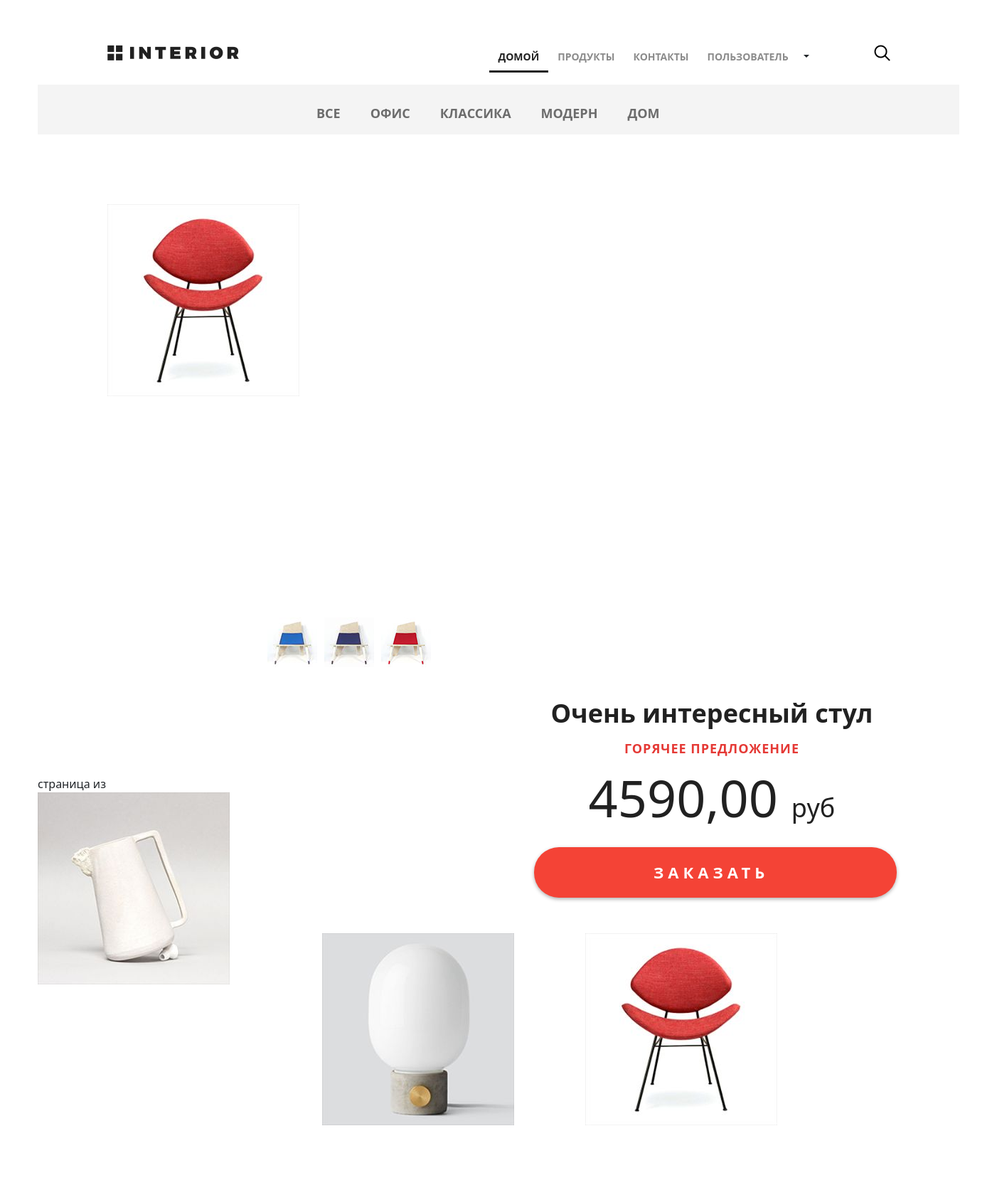
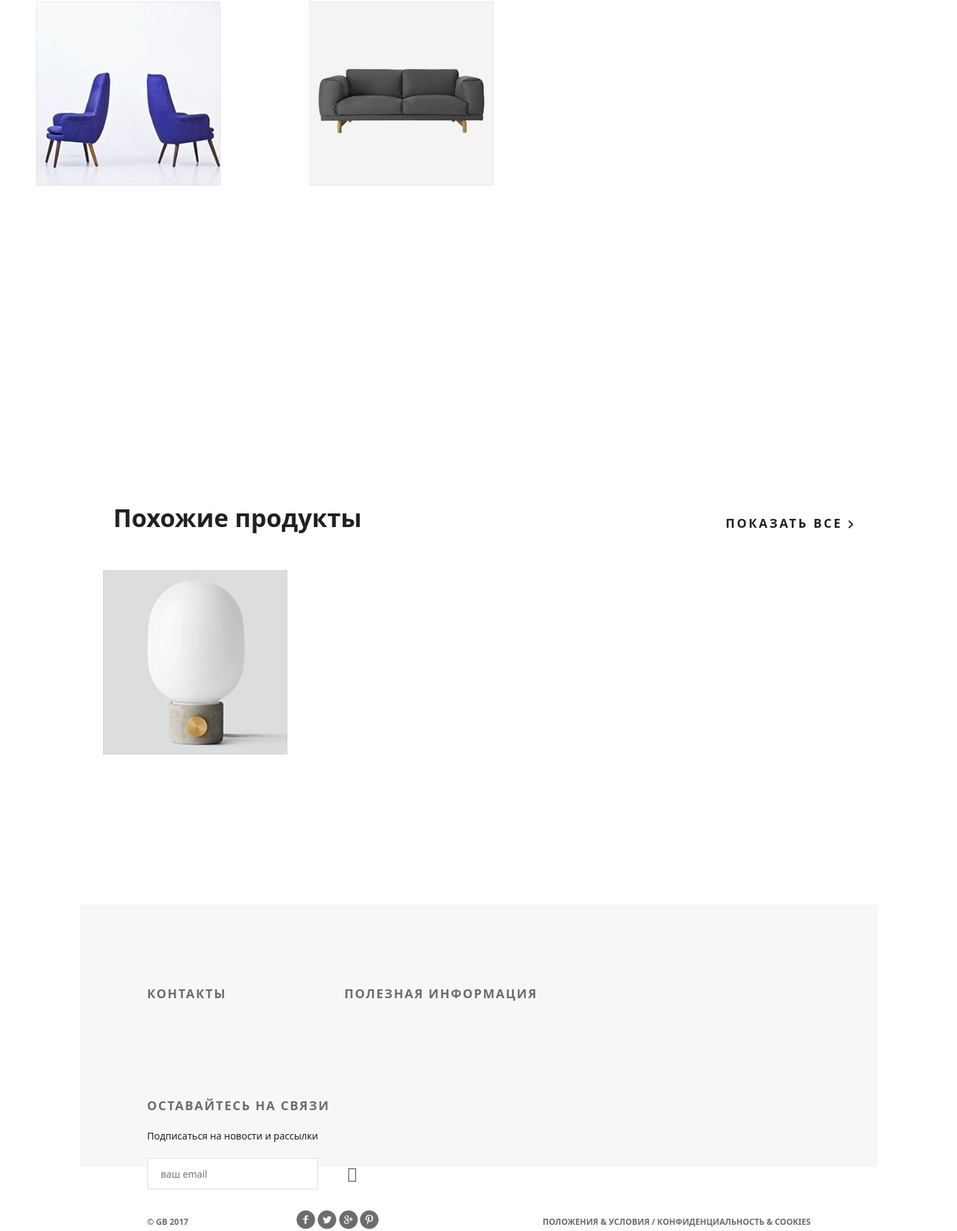
Screenshot of /products/ with the database file from the repository (2 pictures, top to bottom).
### mainapp/models.py (models this page shows, shortened)
class ProductCategory(models.Model):
    name = models.CharField(verbose_name='имя', max_length=64, unique=True)
    description = models.TextField(verbose_name='описание', blank=True)
    created = models.DateTimeField(auto_now_add=True)
    updated = models.DateTimeField(auto_now=True)
    is_active = models.BooleanField(default=True)

class Product(models.Model):
    category = models.ForeignKey(
        ProductCategory,
        on_delete=models.CASCADE,
    )
    name = models.CharField(
        verbose_name='имя продукта',
        max_length=128,
    )
    image = models.ImageField(
        upload_to='products_images',
        blank=True,
    )
    short_desc = models.CharField(
        verbose_name='короткое описание',
        max_length=60,
        blank=True,
    )
    description = models.TextField(
        verbose_name='описание',
        blank=True,
    )
    price = models.DecimalField(
        verbose_name='цена продукта',
        max_digits=8,
        decimal_places=2,
        default=0,
    )
    quantity = models.PositiveIntegerField(
        verbose_name='количество на складе',
        default=0,
    )
    is_active = models.BooleanField(default=True)

### mainapp/views.py (the view, shortened to what this page needs)
# urls.py: path('products/', include('mainapp.urls', namespace='products')),
@cache_page(3600)
def products(request, pk=None, page=1):
    title = 'каталог'
    links_menu = get_links_menu()
    hot_product = get_hot_product()
    same_products = get_same_products(hot_product)
    products = get_products()
    context = {
        'title': title,
        'links_menu': links_menu,
        'products': products,
        'hot_product': hot_product,
        'same_products': same_products,
    }
    return render(request, 'mainapp/products.html', context=context)

### mainapp/context_processors.py (called while the page is built)
def basket(request):
    print(f'context processor basket works')
    basket = []
    if request.user.is_authenticated:
        basket = Basket.objects.filter(user=request.user)
    return {
        'basket': basket,
    }

### mainapp/views.py (called while the page is built)
def get_links_menu():
    if settings.LOW_CACHE:
        key = 'links_menu'
        links_menu = cache.get(key)
        if links_menu is None:
            links_menu = ProductCategory.objects.filter(is_active=True)
            cache.set(key, links_menu)
        return links_menu
    else:
        return ProductCategory.objects.filter(is_active=True)

def get_products():
    if settings.LOW_CACHE:
        key = 'products'
        products = cache.get(key)
        if products is None:
            products = Product.objects.filter(is_active=True, category__is_active=True).select_related(
                'category').order_by('price')
            cache.set(key, products)
        return products
    else:
        return Product.objects.filter(is_active=True, category__is_active=True).select_related('category').order_by(
            'price')

def get_hot_product():
    products = get_products()
    return random.sample(list(products), 1)[0]

def get_same_products(hot_product):
    same_products = Product.objects.filter(category=hot_product.category).exclude(pk=hot_product.pk)
    return same_products

### mainapp/templates/mainapp/products.html (shortened to what this page needs)
{% extends 'geekshop/base.html' %}
{% load static %}
{% block css %}
<link rel="stylesheet" type="text/css" href="{% static '/mainapp/style.css' %}">
{% endblock %}
{% block content %}
		<div class="hero-white">
			<div class="header clearfix">
				{% include 'geekshop/includes/main_menu.html' %}
                <a href="#" class="basket"></a>
			</div>
		</div>
		<div class="details">
			<div class="links clearfix">
				<ul class="links-menu">
                    <li>
                        <a href="{% url 'products:category' 0 %}"
                           class="{% if request.resolver_match.kwargs.pk == 0 %}active{% endif %}">ВСЕ
                        </a>
                    </li>
					{% for link in links_menu %}
						<li>
                            <a href="{% url 'products:category' link.pk %}"
                               class="{% if request.resolver_match.kwargs.pk|add:'0' == link.pk %} active {% endif %}">
                                {{link.name}}
                            </a>
                        </li>
					{% endfor %}
				</ul>
			</div>
			<div class="details-products">
				<div class="details-slider">
					<div class="slider-product">
						<img src="{{ hot_product.image.url }}">
					</div>
					<div class="slider-control">
						<div class="block">
							<a href="#"><img src="{% static '/geekshop/img/controll.jpg' %}" alt="">
							</a>
						</div>
						<div class="block">
							<a href="#"><img src="{% static '/geekshop/img/controll1.jpg' %}" alt="">
							</a>
						</div>
						<div class="block">
							<a href="#"><img src="{% static '/geekshop/img/controll2.jpg' %}" alt="">
							</a>
						</div>
					</div>
				</div>
				<div class="description">
					<h3 class="big-bold">{{ hot_product.short_desc}}</h3>
					<h3 class="red">горячее предложение</h3>
					<p class="price"> {{ hot_product.price }} <span>руб</span></p>
					<a href="{% url 'mainapp:detail' pk=hot_product.pk %}" class="red-button">
						заказать
					</a>
				</div>
			</div>
                <div class="products_list">
                  <div class="title clearfix">
                  </div>
                  <div class="related-products clearfix">
                  <div class="paginator">
                      <span class="current">
                        страница {{ products.number }} из
                      </span>
                    </div>
                    {% for product in products %}
                      <div class="block">
                        <a href="{% url 'mainapp:detail' pk=product.pk %}">
                          <img src="/media/{{ product.image }}" alt="product">
                        </a>
                      </div>
                    {% endfor %}
                  </div>
			<div class="related">
				<div class="title clearfix">
					<h2>Похожие продукты</h2>
					<a class="explore" href="#">показать все <img src="img/arrow.png" alt=""></a>
				</div>
				<div class="related-products clearfix">
                    {% for product in same_products %}
                        <div class="block">
                            <a href="{% url 'mainapp:detail' pk=product.pk %}"><img src="/media/{{ product.image }}" alt="">
                            </a>
                        </div>
                    {% endfor %}
				</div>
			</div>
		</div>
{% endblock %}

### geekshop/static/geekshop/style.css (style rules this page uses)
* { margin: 0; padding: 0; }
body { font-family: 'Montserrat', sans-serif; }
html, body { height: 100%; }
.basket { display: block; width: 23px; height: 23px; background-image: url(img/basket.png); position: absolute; top: 63px; left: 1210px; width: 140px; }
.clearfix:after { content: ""; display: block; clear: both; }
.explore { text-transform: uppercase; color: #212121; font-size: 18px; font-weight: 700; line-height: 24px; text-align: center; float: right; margin-top: 138px; letter-spacing: 3px; text-decoration: none; }
.big-bold { color: #212121; font-size: 36px; font-weight: 700; text-align: left; margin-bottom: 24px; line-height: 36px; }
.title { height: 152px; margin-right: 15px; }
.title h2 { float: left; margin-top: 118px; color: #212121; font-size: 36px; font-weight: 700; text-align: left; margin-left: 15px; }
.red { text-transform: uppercase; color: #e53935; font-size: 18px; font-weight: 700; text-align: left; letter-spacing: 1px; line-height: 17px; margin-bottom: 22px; }
.hero-white { background-color: #fff; height: 119px; padding-left: 98px; padding-right: 211px; position: relative; }
.links { height: 70px; background-color: #f4f4f4; position: relative; padding-left: 360px; }
.links-menu { margin: 27px auto 0px; position: absolute; }
.links-menu li { float: left; list-style-type: none; padding-right: 42px; }
.links-menu li a { text-decoration: none; color: #6c6c6c; font-size: 18px; font-weight: 700; text-transform: uppercase; }
.details-products { padding-left: 98px; padding-right: 98px; margin-top: 98px; height: 651px; }
.details-slider { width: 570px; float: left; margin-right: 30px; }
.slider-product { width: 570px; height: 570px; }
.slider-control { width: 420px; height: 70px; margin: 11px auto 0px; padding-left: 150px }
.slider-control .block { height: 70px; width: 70px; position: relative; float: left; margin-right: 10px; }
.description { width: 535px; float: right; padding-left: 35px }
.description .big-bold { color: #212121; font-size: 36px; font-weight: 700; text-align: center; margin-top: 47px; margin-bottom: 0px; }
.description .red { text-transform: uppercase; color: #e53935; font-size: 18px; font-weight: 700; text-align: center; letter-spacing: 1px; line-height: 17px; margin-top: 23px; margin-bottom: 36px; }
.description .price { color: #212121; font-size: 72px; font-weight: 300; line-height: 48px; text-align: center; }
.description .price span { color: #212121; font-size: 36px; font-weight: 300; line-height: 48px; text-align: center; }
.related { padding: 0px 98px; }
.related .title { height: 343px; margin-right: 0; }
.related .title h2 { margin-top: 245px; }
.related .title .explore { margin-top: 262px; }
.related-products { margin-bottom: 120px; }
.related-products .block a img { float: left; }
.related-products .block { float: left; margin-right: 30px; display: block; height: 370px; width: 370px; position: relative; }
.related-products .block:nth-child(3n) { margin-right: 0px; }

### mainapp/static/mainapp/style.css (style rules this page uses)
.red-button { display: block; height: 71px; width: 510px; border-radius: 35px; background-color: #f44336; text-align: center; text-transform: uppercase; text-decoration: none; color: #ffffff; font-size: 22px; font-weight: 700; line-height: 24px; box-shadow: 0px 2px 4.85px 0.15px rgba(33, 33, 33, 0.35); line-height: 70px; letter-spacing: 6px; margin-top: 31px; }

### rows the page displays
ProductCategory: name "ОФИС"
ProductCategory: name "КЛАССИКА"
ProductCategory: name "МОДЕРН"
ProductCategory: name "ДОМ"
Product: image (picture), short_desc "Очень интересный стул", price "4590,00"
Product: image (picture)
Product: image (picture)
Product: image (picture)
Product: image (picture)
